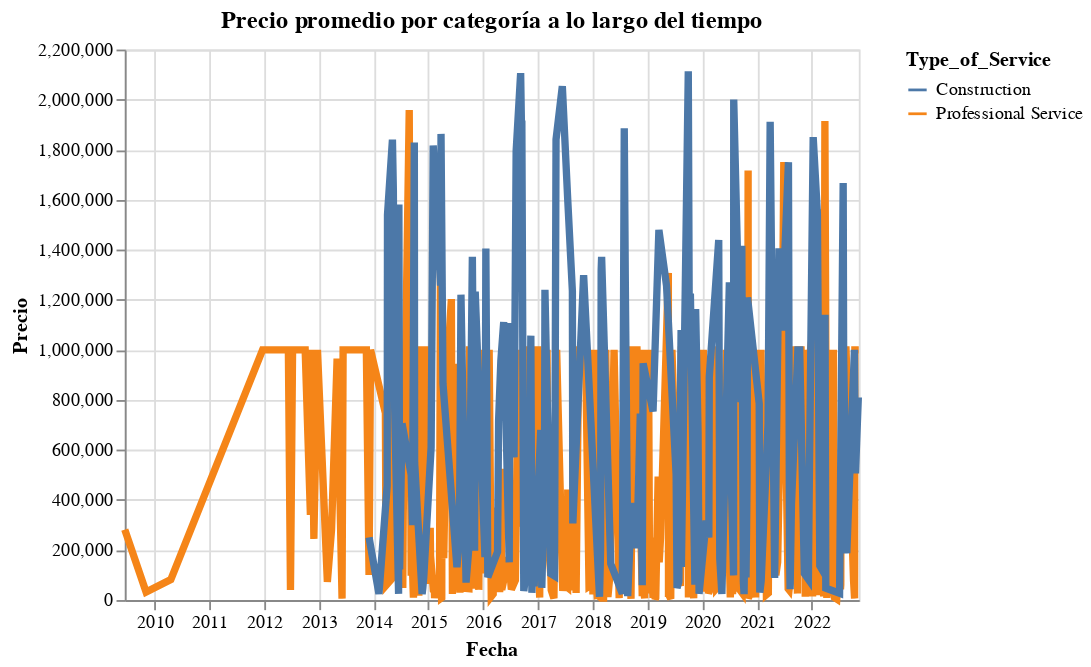

The cell this chart's notebook holds for it:
### Code cell
# Gráfica integrada
plot = alt.Chart(source_TypeService).mark_line(size = 4).encode(
    alt.X('Signed_date:T', title="Fecha"),
    alt.Y('Contract_Total_Amount:Q', title="Precio"),
    alt.Color('Type_of_Service:N', title="Type_of_Service")).properties(title="Precio promedio por categoría a lo largo del tiempo",
                width=400, height=300
    )
plot

### Figure 1 — Vega-Lite specification as saved in the notebook (floating-point values rounded to 4 significant figures; data arrays with more than 128 entries replaced by an {"elided": "..."} marker saying what was removed)
{"config": {"view": {"continuousWidth": 300, "continuousHeight": 300}}, "data": {"name": "data-b723585426631c1fc03f1a66a8be2ade"}, "mark": {"type": "line", "size": 4}, "encoding": {"color": {"field": "Type_of_Service", "title": "Type_of_Service", "type": "nominal"}, "x": {"field": "Signed_date", "title": "Fecha", "type": "temporal"}, "y": {"field": "Contract_Total_Amount", "title": "Precio", "type": "quantitative"}}, "height": 300, "title": "Precio promedio por categoría a lo largo del tiempo", "width": 400, "$schema": "https://vega.github.io/schema/vega-lite/v5.14.1.json", "datasets": {"data-b723585426631c1fc03f1a66a8be2ade": {"elided": "476 records"}}}
